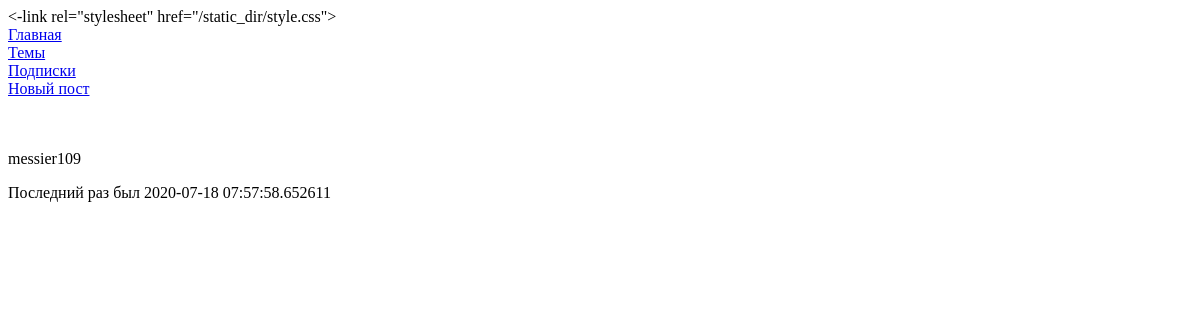
Page /user/messier109 (signed in) on the earlier database version.
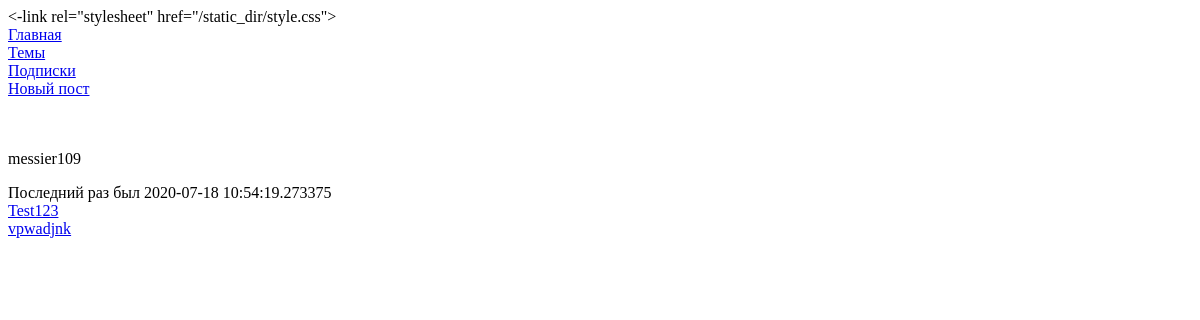
Same page on the later database version.
### app/models.py (models this page shows, shortened)
class Post(db.Model):
    id = db.Column(db.Integer, primary_key=True)
    title = db.Column(db.String(64), nullable=False, default='Ошибка')
    body = db.Column(db.Text(1000), nullable=False, default='Ошибка')
    timestamp = db.Column(db.DateTime, index=True, default=datetime.utcnow)
    user_id = db.Column(db.Integer, db.ForeignKey('user.id'))

### app/routes.py (the view)
@app.route('/user/<username>')
def user(username):
	post_user = Post.query.join(User).filter_by(username=username).order_by(Post.timestamp.desc()).all()
	user = db.session.query(User.username, User.last_seen).filter_by(username=username).first()
	return render_template('user.html', user=user, post=post_user)

### app/models.py (called while the page is built)
    @login.user_loader
    def load_user(id):
    	return User.query.get(int(id))

### app/routes.py (called while the page is built)
@app.before_request
def before_request():
	if current_user.is_authenticated:
		current_user.last_seen = datetime.utcnow()
		db.session.commit()

### app/templates/user.html (shortened to what this page needs)
{% extends "base.html" %}
{% block content %}
<p>{{ user.username }}</p>
<a>Последний раз был {{ user.last_seen }}</a>
<div class="blogread">
    <div class="blogread__columns">
        {% for p in post %}
        <div class="blogread__column">
            <div class="column__content">
                <div class="content__title"><a href="{{ url_for('post', post_id=p.id) }}">{{ p.title }}</a></div>
                <div class="content__text"><a href="{{ url_for('post', post_id=p.id) }}">{{ p.body }}</a></div>
            </div>
        </div>
        {% endfor %}
    </div>
</div>
{% endblock %}

Differences in the rows shown:
added Post: title "Test123", body "vpwadjnk"
Other differences:
{{ user.last_seen }}: "2020-07-18 07:57:58.652611" → "2020-07-18 10:54:19.273375"
